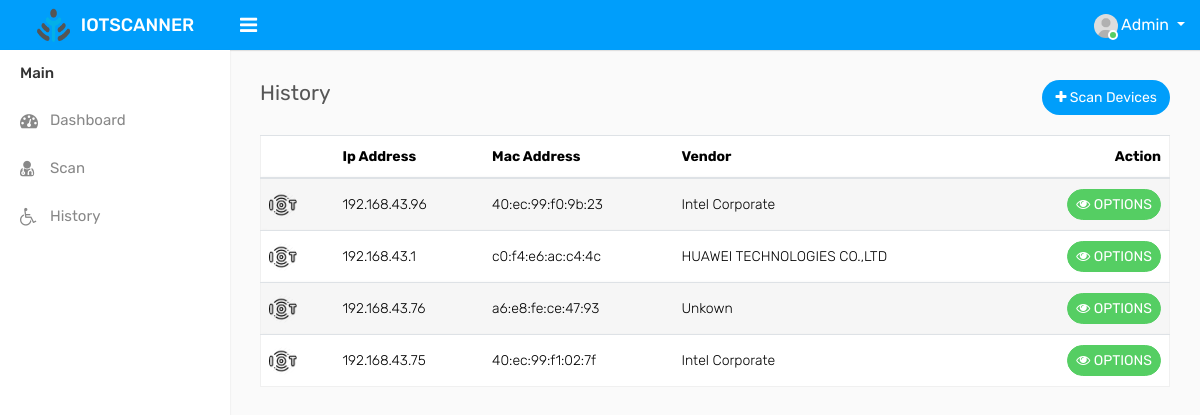
/scanner/history (signed in), run on the app's committed database.
### scanner/models.py (models this page shows)
class Scanner(models.Model):
    vendor = models.CharField(default=None ,max_length=100)
    ipaddress = models.CharField(default=None ,max_length=100)
    macaddress = models.CharField(default=None ,max_length=100)
    vulners = models.CharField(default=None ,max_length=100)
    os_name = models.CharField(default=None ,max_length=100)

### scanner/views.py (the view)
# urls.py: path('history', views.display_history , name="history"),
@login_required
def display_history(request):
    scanners  = Scanner.objects.all()
    context = {
        'scanners': scanners,
         'title': "History"
    }
    return render(request, 'scanner/history.html', context)

### scanner/templates/scanner/history.html (shortened to what this page needs)
{% extends 'base.html' %}
{% load static %}
{% block content %}
    <div class="page-wrapper">
        <div class="content">
            <div class="row">
                <div class="col-sm-4 col-3">
                    <h4 class="page-title">{{title}}</h4>
                </div>
                <div class="col-sm-8 col-9 text-right m-b-20">
                    <a href="{% url 'scanner:scan' %}" class="btn btn btn-primary btn-rounded float-right"><i class="fa fa-plus"></i> Scan Devices</a>
                </div>
            </div>
            <div class="row">
                <div class="col-md-12">
                    <div class="table-responsive">
                        <table class="table table-border table-striped custom-table datatable mb-0">
                            <thead>
                                <tr>
                                    <th></th>
                                    <th>Ip Address</th>
                                    <th>Mac Address</th>
                                    <th>Vendor</th>
                                    <th class="text-right">Action</th>
                                </tr>
                            </thead>
                            <tbody>
                                {% for item in scanners %}
                                    <tr>
                                        <td><img width="28" height="28" src="{% static "assets/img/device.png" %}" class="rounded-circle m-r-5" alt=""> {{ item.firstname }} {{ item.surname }}</td>
                                        <td>{{ item.ipaddress }}</td>
                                        <td>{{ item.macaddress }}</td>
                                        <td>{{ item.vendor }}</td>
                                        <td class="text-right">
                                            <div class="dropdown dropdown-action">
                                                <a href="#" class="btn btn-sm btn-success btn-rounded float-right"  data-toggle="dropdown" aria-expanded="false"><i class="fa fa-eye"></i> OPTIONS </a>
                                            </div>
                                        </td>
                                    </tr>
                                {% endfor %}
                            </tbody>
                        </table>
                    </div>
                </div>
            </div>
        </div>
    </div>
{% endblock %}

### templates/base.html (shortened to what this page needs)
<!DOCTYPE html>
<html lang="en">
<head>
    {% load static %}
    <link rel="stylesheet" type="text/css" href="{% static "assets/css/bootstrap.min.css" %}">
    <link rel="stylesheet" type="text/css" href="{% static "assets/css/font-awesome.min.css" %}">
    <link rel="stylesheet" type="text/css" href="{% static "assets/css/select2.min.css" %}">
    <link rel="stylesheet" type="text/css" href="{% static "assets/css/dataTables.bootstrap4.min.css" %}">
    <link rel="stylesheet" type="text/css" href="{% static "assets/css/bootstrap-datetimepicker.min.css" %}">
    <link rel="stylesheet" type="text/css" href="{% static "assets/css/style.css" %}">
</head>
<body>
    <div class="main-wrapper">
        <div class="header">
			<div class="header-left">
				<a href="dashboard.php" class="logo">
					<img src="{% static "assets/img/logo.png" %}"  width="35" height="35" alt=""> <span>IOTSCANNER</span>
				</a>
			</div>
			<a id="toggle_btn" href="javascript:void(0);"><i class="fa fa-bars"></i></a>
            <ul class="nav user-menu float-right">
                <li class="nav-item dropdown has-arrow">
                    <a href="#" class="dropdown-toggle nav-link user-link" data-toggle="dropdown">
                        <span class="user-img"><img class="rounded-circle" src="{% static "assets/img/user.jpg" %}" width="40" alt="Admin">
							<span class="status online"></span></span>
                        <span>Admin</span>
                    </a>
                </li>
            </ul>
        </div>
        <div class="sidebar" id="sidebar">
            <div class="sidebar-inner slimscroll">
                <div id="sidebar-menu" class="sidebar-menu">
                    <ul>
                        <li class="menu-title">Main</li>
                        <li>
                            <a href="{% url 'scanner:history' %}"><i class="fa fa-dashboard"></i> <span>Dashboard</span></a>
                        </li>
						<li>
                            <a href="{% url 'scanner:scan' %}"><i class="fa fa-user-md"></i> <span>Scan </span></a>
                        </li>
                        <li class="">
                            <a href="{% url 'scanner:history' %}"><i class="fa fa-wheelchair"></i> <span>History</span></a>
                        </li>
                    </ul>
                </div>
            </div>
        </div>
        {% block content %}
        {% endblock %}
    </div>
</body>
</html>

### data on the page
Scanner: ipaddress "192.168.43.96", macaddress "40:ec:99:f0:9b:23", vendor "Intel Corporate"
Scanner: ipaddress "192.168.43.1", macaddress "c0:f4:e6:ac:c4:4c", vendor "HUAWEI TECHNOLOGIES CO.,LTD"
Scanner: ipaddress "192.168.43.76", macaddress "a6:e8:fe:ce:47:93", vendor "Unkown"
Scanner: ipaddress "192.168.43.75", macaddress "40:ec:99:f1:02:7f", vendor "Intel Corporate"

### other printed values
{{ title }} "History"
